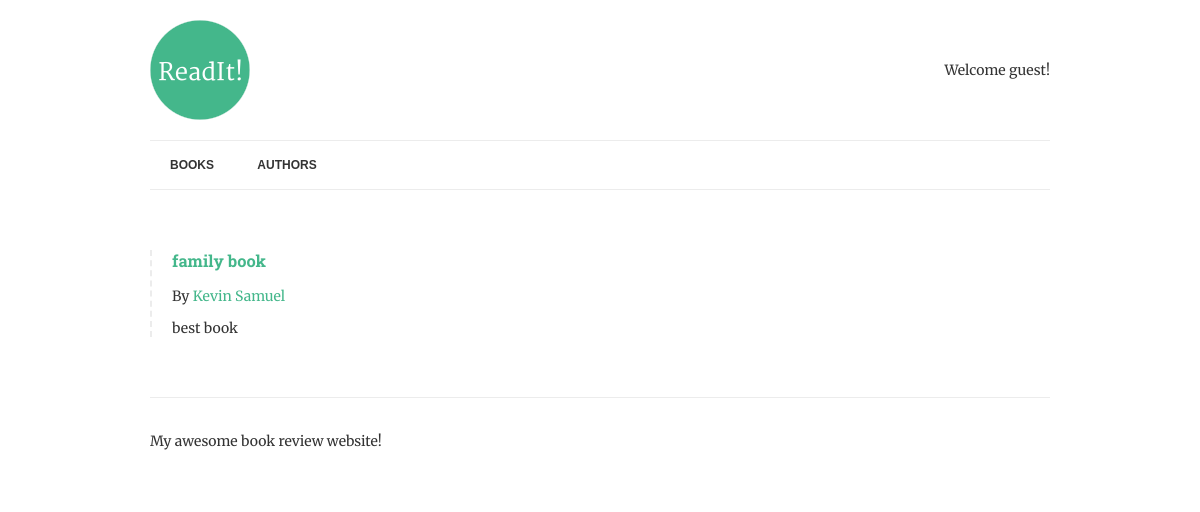
The app's page /books/5/ with its own data.
### books/models.py (models this page shows, shortened)
class Book(models.Model):
	title = models.CharField(max_length=150)
	authors = models.ManyToManyField("Author", related_name="books")
	review = models.TextField(blank=True, null=True)
	date_reviewed = models.DateTimeField(blank=True, null=True)
	is_favourite = models.BooleanField(default=False, verbose_name="Favourite?")

class Author(models.Model):
	name = models.CharField(max_length=70, help_text="Use pen name, not real name", unique=True)

### books/views.py (the view)
# urls.py: url(r'^books/(?P<pk>[-\w]+)/$', BookDetail.as_view(), name='book-detail'),
class BookDetail(DetailView):
	model = Book
	template_name = "book.html"

### books/templates/book.html
{% extends "base.html" %}
{% block content %}
		{% if book.review %}
			{% include "book-detail.html" %}
		{% endif %}
{% endblock content %}

### books/templates/book-detail.html (shortened to what this page needs)
<div class="book">
	<h3><a href="{% url 'book-detail' book.pk %}">{{book.title}}</a></h3>
	<p>By {% for author in book.authors.all  %}
		<a href="{% url 'author-detail' author.pk %}">{{ author.name }}</a>
	{% endfor %}</p>
	<p>{{book.review|linebreaks}}</p>
</div>

### readit/static/css/style.css (style rules this page uses)
.book { border-left: 2px dashed #ececec; padding-left: 20px; margin: 40px 0; }
body { font-family: 'Merriweather', serif; color: #333; font-size: 14px; }
h1, h2, h3, h4, h5, h6 { font-family: 'Roboto Slab', serif; }
a { color: #44B78B; text-decoration: none; }

### records on screen
Book: title "family book", review "best book"
Author: name "Kevin"
Author: name "Samuel"
